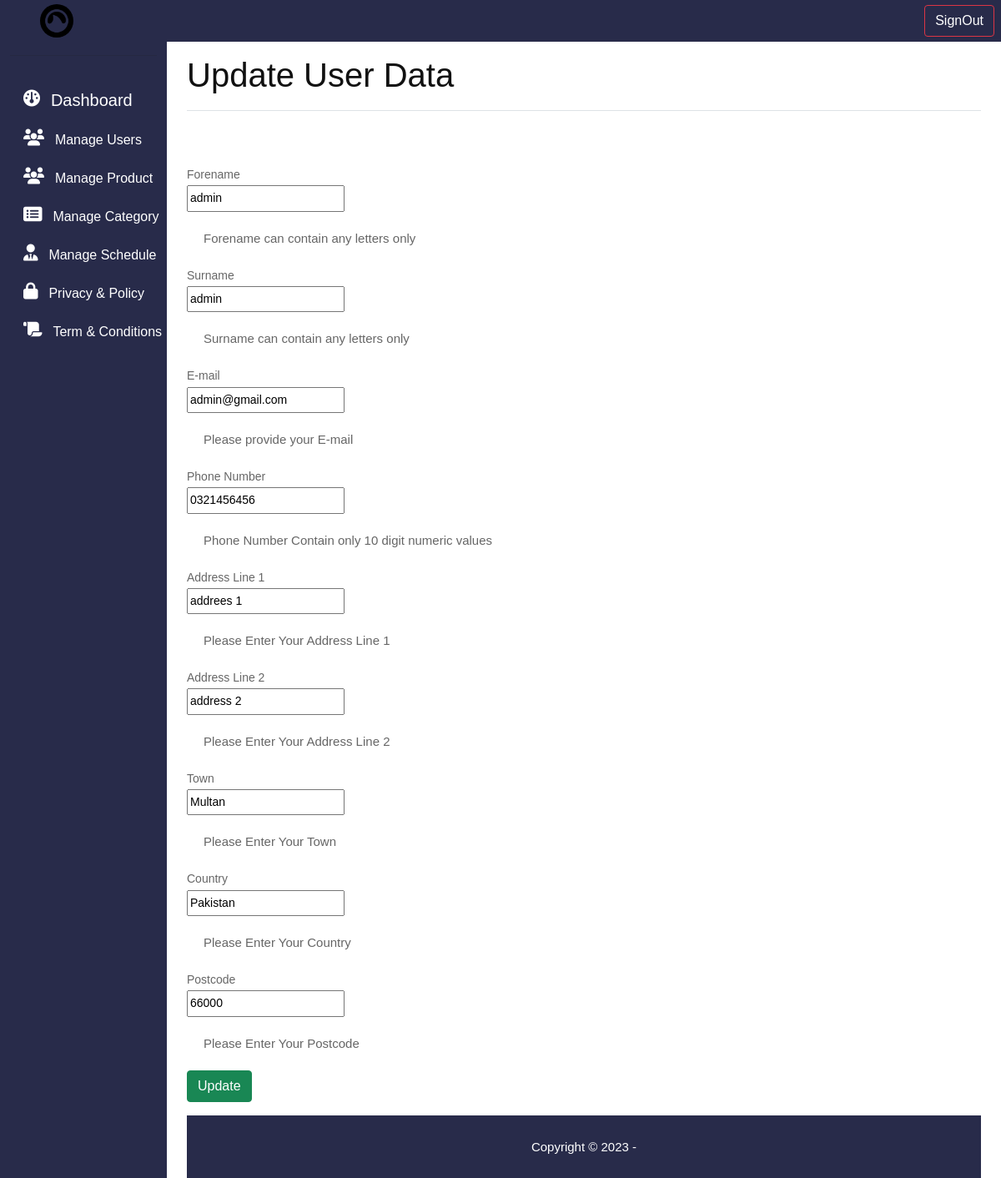
Page /update.php?id=7 on the committed database.
### tables this page shows
CREATE TABLE `tbluser` (
  `UserID` int(6) UNSIGNED NOT NULL,
  `Role` tinyint(1) NOT NULL DEFAULT 0,
  `Email` varchar(50) NOT NULL,
  `Password` varchar(255) NOT NULL,
  `Forename` varchar(20) NOT NULL,
  `Surname` varchar(30) NOT NULL,
  `Postcode` varchar(7) NOT NULL,
  `AddressL1` varchar(50) NOT NULL,
  `AddressL2` varchar(50) NOT NULL,
  `Town` varchar(20) NOT NULL,
  `County` varchar(30) NOT NULL,
  `Phone` varchar(11) NOT NULL
);

### update.php (the view, shortened to what this page needs)
<?php include('topbar.php'); ?>
<?php include('sidebar.php'); ?>
<main class="col-md-9 ms-sm-auto col-lg-10 px-md-4">
      <div class="d-flex justify-content-between flex-wrap flex-md-nowrap align-items-center pt-3 pb-2 mb-3 border-bottom">
        <h1 class="display-6 fs-1">Update User Data</h1>
      </div>
      <div class="row" style="min-height:65vh;">
        <div class="col-md-7 mt-5">
        <?php
                        if(isset($_GET['id']))
                        {
                            $user_id = $_GET['id'];
                            $query = "SELECT * FROM TblUser WHERE UserID=:user_id LIMIT 1";
                            $statement = $conn->prepare($query);
                            $data = [':user_id' => $user_id];
                            $statement->execute($data);
                            $result = $statement->fetch(PDO::FETCH_OBJ);
                        }
                        ?>
        <form class="form-horizontal"  method="post">
  <fieldset>
 	<div class="control-group">
      <label class="control-label"  for="forename">Forename</label>
      <div class="controls">
        <input type="text" id="forename" name="forename" value="<?=$result->Forename; ?>" pattern="[a-zA-Z\s]+" title="Forename must contain letters only" class="input-xlarge" required>
        <p class="help-block">Forename can contain any letters only</p>
      </div>
    </div>
    <div class="control-group">
      <label class="control-label"  for="surname">Surname</label>
      <div class="controls">
        <input type="text" id="surname" name="surname" value="<?=$result->Surname; ?>" pattern="[a-zA-Z\s]+" title=" Surname must contain letters only" class="input-xlarge" required>
        <p class="help-block">Surname can contain any letters only</p>
      </div>
    </div>
    <div class="control-group">
      <label class="control-label" for="email">E-mail</label>
      <div class="controls">
        <input type="email" id="email" name="email" value="<?=$result->Email; ?>" placeholder="" onBlur="checkEmailAvailability()" class="input-xlarge" required>
        <p class="help-block">Please provide your E-mail</p>
      </div>
    </div>
    <div class="control-group">
      <label class="control-label" for="phone">Phone Number</label>
      <div class="controls">
        <input type="text" id="phone" name="phone" value="<?=$result->Phone; ?>" pattern="[0-9]{10}" maxlength="10"  title="10 numeric digits only"   class="input-xlarge" required>
        <p class="help-block">Phone Number Contain only 10 digit numeric values</p>
      </div>
    </div>
	<div class="control-group">
      <label class="control-label"  for="addressl1">Address Line 1</label>
      <div class="controls">
        <input type="text" id="addressl1" name="addressl1" value="<?=$result->AddressL1; ?>" class="input-xlarge" required>
        <p class="help-block">Please Enter Your Address Line 1</p>
      </div>
    </div>
	<div class="control-group">
      <label class="control-label"  for="addressl2">Address Line 2</label>
      <div class="controls">
        <input type="text" id="addressl2" name="addressl2" value="<?=$result->AddressL2; ?>" class="input-xlarge" required>
        <p class="help-block">Please Enter Your Address Line 2</p>
      </div>
    </div>
	<div class="control-group">
      <label class="control-label"  for="town">Town</label>
      <div class="controls">
        <input type="text" id="town" name="town" value="<?=$result->Town; ?>" class="input-xlarge" required>
        <p class="help-block">Please Enter Your Town</p>
      </div>
    </div>
	<div class="control-group">
      <label class="control-label"  for="county">Country</label>
      <div class="controls">
        <input type="text" id="county" name="county" value="<?=$result->County; ?>" class="input-xlarge" required>
        <p class="help-block">Please Enter Your Country</p>
      </div>
    </div>
	<div class="control-group">
      <label class="control-label"  for="postcode">Postcode</label>
      <div class="controls">
        <input type="text" id="postcode" name="postcode" value="<?=$result->Postcode; ?>" class="input-xlarge" required>
        <p class="help-block">Please Enter Your Postcode</p>
      </div>
    </div>
    <div class="control-group">
      <div class="controls">
        <button class="btn btn-success" type="submit" name="Update">Update</button>
      </div>
    </div>
  </fieldset>
</form>
        </div>
    </div>
    <?php include('footer.php') ?>

### assets/css/style.css (style rules this page uses)
* { box-sizing: border-box !important; transition: ease all 0.5s; }
html { scroll-behavior: smooth; overflow-x: hidden; }
body { color: #666666; font-size: 14px; line-height: 1.80857; font-weight: normal; overflow-x: hidden; font-family: 'Poppins', sans-serif; }
h1, h2, h3, h4, h5, h6 { letter-spacing: 0; font-weight: normal; position: relative; padding: 0 0 10px 0; font-weight: normal; line-height: normal; color: #111111; margin: 0 }
h1 { font-size: 24px }
*, *::after, *::before { -webkit-box-sizing: border-box; -moz-box-sizing: border-box; box-sizing: border-box; }
p { margin: 20px; font-weight: 300; font-size: 15px; line-height: 24px; }
a, .btn { text-decoration: none !important; outline: none !important; -webkit-transition: all .3s ease-in-out; -moz-transition: all .3s ease-in-out; -ms-transition: all .3s ease-in-out; -o-transition: all .3s ease-in-out; transition: all .3s ease-in-out; }
button { border: 0; margin: 0; padding: 0; cursor: pointer; }

### rows in the picture
tbluser: forename "admin", surname "admin", email "admin@gmail.com", phone "0321456456", addressl1 "addrees 1", addressl2 "address 2", town "Multan", county "Pakistan", postcode "66000"
